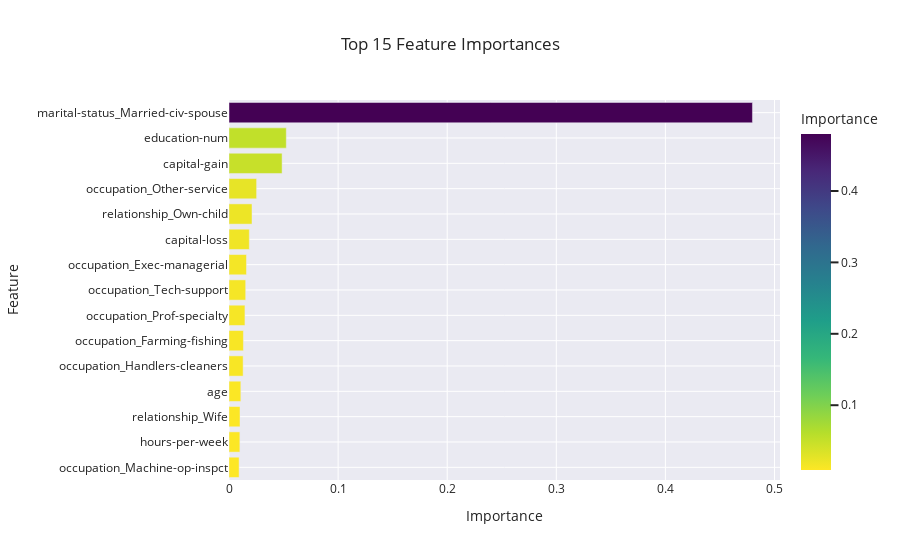

The notebook cell this image was saved under:
### Code cell
# And now - with plotly express!

import plotly.express as px

# Create a dataframe for feature importances
feature_importances = pd.DataFrame({
    "Feature": X.columns
    , "Importance": best_xgb.feature_importances_
}).sort_values(
    by="Importance"
    , ascending=False)

# Select the top 15 features
top_features = feature_importances.head(15)

# Create the bar chart
fig = px.bar(
    top_features
    , x="Importance"
    , y="Feature"
    , orientation="h"  # Horizontal bar chart
    , title="Top 15 Feature Importances"
    , color="Importance"  # Add color based on importance
    , color_continuous_scale="viridis_r"  # Match the seaborn palette
)

# Update layout for better appearance
fig.update_layout(
    xaxis_title="Importance"
    , yaxis_title="Feature"
    , yaxis=dict(
        autorange="reversed")  # Reverse the y-axis for a similar order to Seaborn
    , template="seaborn"  # Clean background style
)

# Show the figure
fig.show()

### Figure 1 — Plotly figure (JSON) as saved in the notebook; plotly's stock layout.template omitted (floating-point values rounded to 4 significant figures)
{"data": [{"alignmentgroup": "True", "hovertemplate": "Importance=%{marker.color}<br>Feature=%{y}<extra></extra>", "legendgroup": "", "marker": {"color": [0.4798, 0.05252, 0.04867, 0.0253, 0.02109, 0.01861, 0.01602, 0.01531, 0.01462, 0.0132, 0.01296, 0.01085, 0.01011, 0.009963, 0.009277], "coloraxis": "coloraxis", "pattern": {"shape": ""}}, "name": "", "offsetgroup": "", "orientation": "h", "showlegend": false, "textposition": "auto", "type": "bar", "x": [0.4798, 0.05252, 0.04867, 0.0253, 0.02109, 0.01861, 0.01602, 0.01531, 0.01462, 0.0132, 0.01296, 0.01085, 0.01011, 0.009963, 0.009277], "xaxis": "x", "y": ["marital-status_Married-civ-spouse", "education-num", "capital-gain", "occupation_Other-service", "relationship_Own-child", "capital-loss", "occupation_Exec-managerial", "occupation_Tech-support", "occupation_Prof-specialty", "occupation_Farming-fishing", "occupation_Handlers-cleaners", "age", "relationship_Wife", "hours-per-week", "occupation_Machine-op-inspct"], "yaxis": "y"}], "layout": {"barmode": "relative", "coloraxis": {"colorbar": {"title": {"text": "Importance"}}, "colorscale": [[0, "#fde725"], [0.1111, "#b5de2b"], [0.2222, "#6ece58"], [0.3333, "#35b779"], [0.4444, "#1f9e89"], [0.5556, "#26828e"], [0.6667, "#31688e"], [0.7778, "#3e4989"], [0.8889, "#482878"], [1, "#440154"]]}, "legend": {"tracegroupgap": 0}, "title": {"text": "Top 15 Feature Importances"}, "xaxis": {"anchor": "y", "domain": [0, 1], "title": {"text": "Importance"}}, "yaxis": {"anchor": "x", "autorange": "reversed", "domain": [0, 1], "title": {"text": "Feature"}}}}
